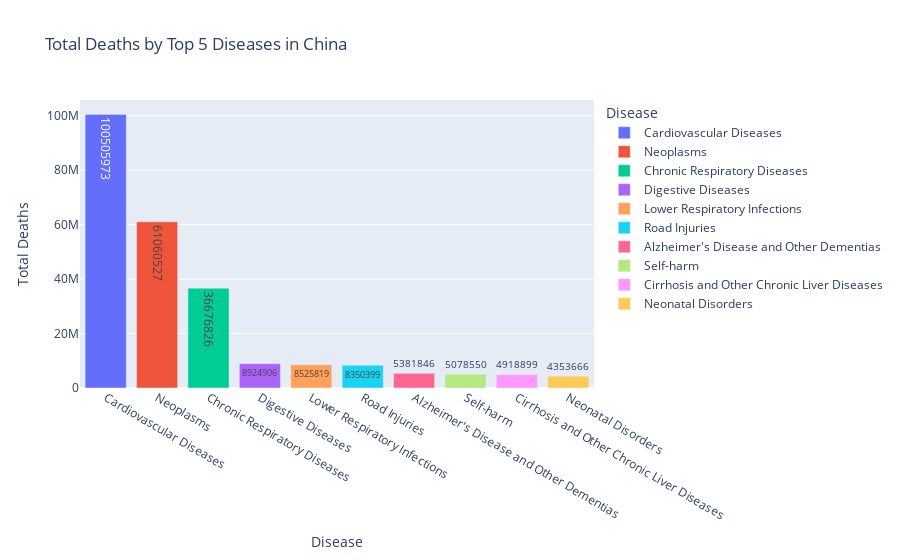
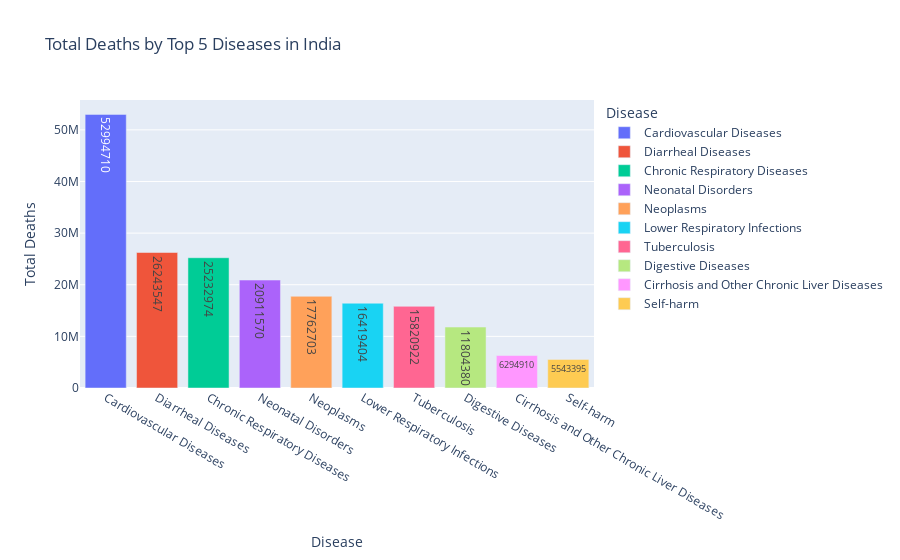
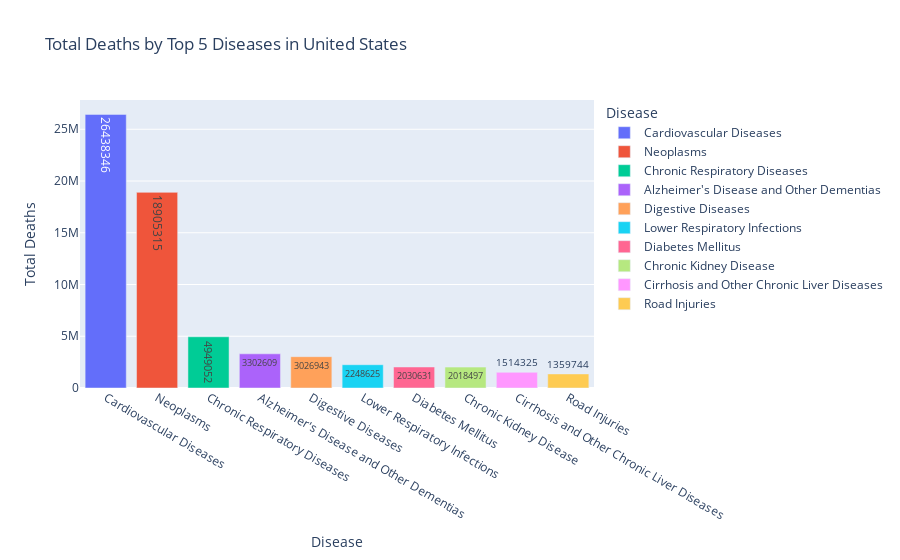
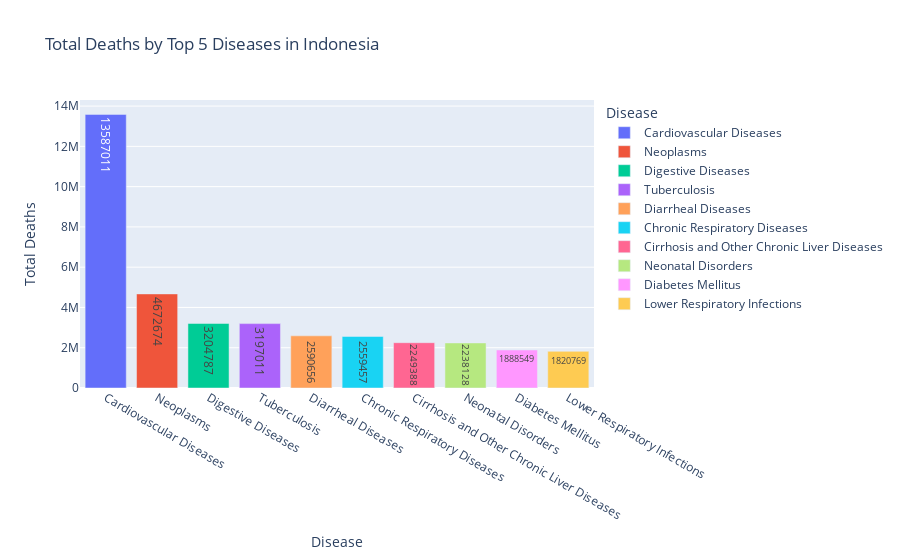

Notebook cell for these charts, in order:
### Markdown cell above
##### *****Most Common Death Causing Diseases in 5 Most Populated Countries*****

### Code cell
# Step 1: Filter the data for the top 5 populated countries
top_5_countries = ["China", "India", "United States", "Indonesia", "Pakistan"]
filtered_data = df[df['Country/Territory'].isin(top_5_countries)]

# Step 2: Identify the top 5 diseases for each country
top_diseases_dict = {}

# Find top 5 diseases causing deaths for each country
for country in top_5_countries:
    country_data = filtered_data[filtered_data['Country/Territory'] == country]
    top_diseases = country_data[cause_of_deaths].sum().nlargest(10).index.tolist()
    top_diseases_dict[country] = top_diseases

# Step 3: Create bar charts for each country
for country in top_5_countries:
    # Get the top diseases to visualize
    diseases_to_plot = top_diseases_dict[country]

    # Filter data for this country and the selected top diseases
    disease_data = filtered_data[filtered_data['Country/Territory'] == country][diseases_to_plot]

    # Calculate the total deaths by disease
    total_deaths_by_disease = disease_data.sum().reset_index()
    total_deaths_by_disease.columns = ['Disease', 'Total_Deaths']

    # Create the bar chart
    fig = px.bar(total_deaths_by_disease, x='Disease', y='Total_Deaths',
                  title=f'Total Deaths by Top 5 Diseases in {country}',
                  labels={'Total_Deaths': 'Total Deaths', 'Disease': 'Disease'},
                  color='Disease',
                  text='Total_Deaths')  # Optional: Show total deaths on the bars

    # Show the plot
    fig.show()

### Figure 1 — Plotly figure (JSON) as saved in the notebook; plotly's stock layout.template omitted (floating-point values rounded to 4 significant figures)
{"data": [{"alignmentgroup": "True", "hovertemplate": "Disease=%{x}<br>Total Deaths=%{text}<extra></extra>", "legendgroup": "Cardiovascular Diseases", "marker": {"color": "#636efa", "pattern": {"shape": ""}}, "name": "Cardiovascular Diseases", "offsetgroup": "Cardiovascular Diseases", "orientation": "v", "showlegend": true, "text": [100505973], "textposition": "auto", "type": "bar", "x": ["Cardiovascular Diseases"], "xaxis": "x", "y": [100505973], "yaxis": "y"}, {"alignmentgroup": "True", "hovertemplate": "Disease=%{x}<br>Total Deaths=%{text}<extra></extra>", "legendgroup": "Neoplasms", "marker": {"color": "#EF553B", "pattern": {"shape": ""}}, "name": "Neoplasms", "offsetgroup": "Neoplasms", "orientation": "v", "showlegend": true, "text": [61060527], "textposition": "auto", "type": "bar", "x": ["Neoplasms"], "xaxis": "x", "y": [61060527], "yaxis": "y"}, {"alignmentgroup": "True", "hovertemplate": "Disease=%{x}<br>Total Deaths=%{text}<extra></extra>", "legendgroup": "Chronic Respiratory Diseases", "marker": {"color": "#00cc96", "pattern": {"shape": ""}}, "name": "Chronic Respiratory Diseases", "offsetgroup": "Chronic Respiratory Diseases", "orientation": "v", "showlegend": true, "text": [36676826], "textposition": "auto", "type": "bar", "x": ["Chronic Respiratory Diseases"], "xaxis": "x", "y": [36676826], "yaxis": "y"}, {"alignmentgroup": "True", "hovertemplate": "Disease=%{x}<br>Total Deaths=%{text}<extra></extra>", "legendgroup": "Digestive Diseases", "marker": {"color": "#ab63fa", "pattern": {"shape": ""}}, "name": "Digestive Diseases", "offsetgroup": "Digestive Diseases", "orientation": "v", "showlegend": true, "text": [8924906], "textposition": "auto", "type": "bar", "x": ["Digestive Diseases"], "xaxis": "x", "y": [8924906], "yaxis": "y"}, {"alignmentgroup": "True", "hovertemplate": "Disease=%{x}<br>Total Deaths=%{text}<extra></extra>", "legendgroup": "Lower Respiratory Infections", "marker": {"color": "#FFA15A", "pattern": {"shape": ""}}, "name": "Lower Respiratory Infections", "offsetgroup": "Lower Respiratory Infections", "orientation": "v", "showlegend": true, "text": [8525819], "textposition": "auto", "type": "bar", "x": ["Lower Respiratory Infections"], "xaxis": "x", "y": [8525819], "yaxis": "y"}, {"alignmentgroup": "True", "hovertemplate": "Disease=%{x}<br>Total Deaths=%{text}<extra></extra>", "legendgroup": "Road Injuries", "marker": {"color": "#19d3f3", "pattern": {"shape": ""}}, "name": "Road Injuries", "offsetgroup": "Road Injuries", "orientation": "v", "showlegend": true, "text": [8350399], "textposition": "auto", "type": "bar", "x": ["Road Injuries"], "xaxis": "x", "y": [8350399], "yaxis": "y"}, {"alignmentgroup": "True", "hovertemplate": "Disease=%{x}<br>Total Deaths=%{text}<extra></extra>", "legendgroup": "Alzheimer's Disease and Other Dementias", "marker": {"color": "#FF6692", "pattern": {"shape": ""}}, "name": "Alzheimer's Disease and Other Dementias", "offsetgroup": "Alzheimer's Disease and Other Dementias", "orientation": "v", "showlegend": true, "text": [5381846], "textposition": "auto", "type": "bar", "x": ["Alzheimer's Disease and Other Dementias"], "xaxis": "x", "y": [5381846], "yaxis": "y"}, {"alignmentgroup": "True", "hovertemplate": "Disease=%{x}<br>Total Deaths=%{text}<extra></extra>", "legendgroup": "Self-harm", "marker": {"color": "#B6E880", "pattern": {"shape": ""}}, "name": "Self-harm", "offsetgroup": "Self-harm", "orientation": "v", "showlegend": true, "text": [5078550], "textposition": "auto", "type": "bar", "x": ["Self-harm"], "xaxis": "x", "y": [5078550], "yaxis": "y"}, {"alignmentgroup": "True", "hovertemplate": "Disease=%{x}<br>Total Deaths=%{text}<extra></extra>", "legendgroup": "Cirrhosis and Other Chronic Liver Diseases", "marker": {"color": "#FF97FF", "pattern": {"shape": ""}}, "name": "Cirrhosis and Other Chronic Liver Diseases", "offsetgroup": "Cirrhosis and Other Chronic Liver Diseases", "orientation": "v", "showlegend": true, "text": [4918899], "textposition": "auto", "type": "bar", "x": ["Cirrhosis and Other Chronic Liver Diseases"], "xaxis": "x", "y": [4918899], "yaxis": "y"}, {"alignmentgroup": "True", "hovertemplate": "Disease=%{x}<br>Total Deaths=%{text}<extra></extra>", "legendgroup": "Neonatal Disorders", "marker": {"color": "#FECB52", "pattern": {"shape": ""}}, "name": "Neonatal Disorders", "offsetgroup": "Neonatal Disorders", "orientation": "v", "showlegend": true, "text": [4353666], "textposition": "auto", "type": "bar", "x": ["Neonatal Disorders"], "xaxis": "x", "y": [4353666], "yaxis": "y"}], "layout": {"barmode": "relative", "legend": {"title": {"text": "Disease"}, "tracegroupgap": 0}, "title": {"text": "Total Deaths by Top 5 Diseases in China"}, "xaxis": {"anchor": "y", "categoryarray": ["Cardiovascular Diseases", "Neoplasms", "Chronic Respiratory Diseases", "Digestive Diseases", "Lower Respiratory Infections", "Road Injuries", "Alzheimer's Disease and Other Dementias", "Self-harm", "Cirrhosis and Other Chronic Liver Diseases", "Neonatal Disorders"], "categoryorder": "array", "domain": [0, 1], "title": {"text": "Disease"}}, "yaxis": {"anchor": "x", "domain": [0, 1], "title": {"text": "Total Deaths"}}}}

### Figure 2 — Plotly figure (JSON) as saved in the notebook; plotly's stock layout.template omitted (floating-point values rounded to 4 significant figures)
{"data": [{"alignmentgroup": "True", "hovertemplate": "Disease=%{x}<br>Total Deaths=%{text}<extra></extra>", "legendgroup": "Cardiovascular Diseases", "marker": {"color": "#636efa", "pattern": {"shape": ""}}, "name": "Cardiovascular Diseases", "offsetgroup": "Cardiovascular Diseases", "orientation": "v", "showlegend": true, "text": [52994710], "textposition": "auto", "type": "bar", "x": ["Cardiovascular Diseases"], "xaxis": "x", "y": [52994710], "yaxis": "y"}, {"alignmentgroup": "True", "hovertemplate": "Disease=%{x}<br>Total Deaths=%{text}<extra></extra>", "legendgroup": "Diarrheal Diseases", "marker": {"color": "#EF553B", "pattern": {"shape": ""}}, "name": "Diarrheal Diseases", "offsetgroup": "Diarrheal Diseases", "orientation": "v", "showlegend": true, "text": [26243547], "textposition": "auto", "type": "bar", "x": ["Diarrheal Diseases"], "xaxis": "x", "y": [26243547], "yaxis": "y"}, {"alignmentgroup": "True", "hovertemplate": "Disease=%{x}<br>Total Deaths=%{text}<extra></extra>", "legendgroup": "Chronic Respiratory Diseases", "marker": {"color": "#00cc96", "pattern": {"shape": ""}}, "name": "Chronic Respiratory Diseases", "offsetgroup": "Chronic Respiratory Diseases", "orientation": "v", "showlegend": true, "text": [25232974], "textposition": "auto", "type": "bar", "x": ["Chronic Respiratory Diseases"], "xaxis": "x", "y": [25232974], "yaxis": "y"}, {"alignmentgroup": "True", "hovertemplate": "Disease=%{x}<br>Total Deaths=%{text}<extra></extra>", "legendgroup": "Neonatal Disorders", "marker": {"color": "#ab63fa", "pattern": {"shape": ""}}, "name": "Neonatal Disorders", "offsetgroup": "Neonatal Disorders", "orientation": "v", "showlegend": true, "text": [20911570], "textposition": "auto", "type": "bar", "x": ["Neonatal Disorders"], "xaxis": "x", "y": [20911570], "yaxis": "y"}, {"alignmentgroup": "True", "hovertemplate": "Disease=%{x}<br>Total Deaths=%{text}<extra></extra>", "legendgroup": "Neoplasms", "marker": {"color": "#FFA15A", "pattern": {"shape": ""}}, "name": "Neoplasms", "offsetgroup": "Neoplasms", "orientation": "v", "showlegend": true, "text": [17762703], "textposition": "auto", "type": "bar", "x": ["Neoplasms"], "xaxis": "x", "y": [17762703], "yaxis": "y"}, {"alignmentgroup": "True", "hovertemplate": "Disease=%{x}<br>Total Deaths=%{text}<extra></extra>", "legendgroup": "Lower Respiratory Infections", "marker": {"color": "#19d3f3", "pattern": {"shape": ""}}, "name": "Lower Respiratory Infections", "offsetgroup": "Lower Respiratory Infections", "orientation": "v", "showlegend": true, "text": [16419404], "textposition": "auto", "type": "bar", "x": ["Lower Respiratory Infections"], "xaxis": "x", "y": [16419404], "yaxis": "y"}, {"alignmentgroup": "True", "hovertemplate": "Disease=%{x}<br>Total Deaths=%{text}<extra></extra>", "legendgroup": "Tuberculosis", "marker": {"color": "#FF6692", "pattern": {"shape": ""}}, "name": "Tuberculosis", "offsetgroup": "Tuberculosis", "orientation": "v", "showlegend": true, "text": [15820922], "textposition": "auto", "type": "bar", "x": ["Tuberculosis"], "xaxis": "x", "y": [15820922], "yaxis": "y"}, {"alignmentgroup": "True", "hovertemplate": "Disease=%{x}<br>Total Deaths=%{text}<extra></extra>", "legendgroup": "Digestive Diseases", "marker": {"color": "#B6E880", "pattern": {"shape": ""}}, "name": "Digestive Diseases", "offsetgroup": "Digestive Diseases", "orientation": "v", "showlegend": true, "text": [11804380], "textposition": "auto", "type": "bar", "x": ["Digestive Diseases"], "xaxis": "x", "y": [11804380], "yaxis": "y"}, {"alignmentgroup": "True", "hovertemplate": "Disease=%{x}<br>Total Deaths=%{text}<extra></extra>", "legendgroup": "Cirrhosis and Other Chronic Liver Diseases", "marker": {"color": "#FF97FF", "pattern": {"shape": ""}}, "name": "Cirrhosis and Other Chronic Liver Diseases", "offsetgroup": "Cirrhosis and Other Chronic Liver Diseases", "orientation": "v", "showlegend": true, "text": [6294910], "textposition": "auto", "type": "bar", "x": ["Cirrhosis and Other Chronic Liver Diseases"], "xaxis": "x", "y": [6294910], "yaxis": "y"}, {"alignmentgroup": "True", "hovertemplate": "Disease=%{x}<br>Total Deaths=%{text}<extra></extra>", "legendgroup": "Self-harm", "marker": {"color": "#FECB52", "pattern": {"shape": ""}}, "name": "Self-harm", "offsetgroup": "Self-harm", "orientation": "v", "showlegend": true, "text": [5543395], "textposition": "auto", "type": "bar", "x": ["Self-harm"], "xaxis": "x", "y": [5543395], "yaxis": "y"}], "layout": {"barmode": "relative", "legend": {"title": {"text": "Disease"}, "tracegroupgap": 0}, "title": {"text": "Total Deaths by Top 5 Diseases in India"}, "xaxis": {"anchor": "y", "categoryarray": ["Cardiovascular Diseases", "Diarrheal Diseases", "Chronic Respiratory Diseases", "Neonatal Disorders", "Neoplasms", "Lower Respiratory Infections", "Tuberculosis", "Digestive Diseases", "Cirrhosis and Other Chronic Liver Diseases", "Self-harm"], "categoryorder": "array", "domain": [0, 1], "title": {"text": "Disease"}}, "yaxis": {"anchor": "x", "domain": [0, 1], "title": {"text": "Total Deaths"}}}}

### Figure 3 — Plotly figure (JSON) as saved in the notebook; plotly's stock layout.template omitted (floating-point values rounded to 4 significant figures)
{"data": [{"alignmentgroup": "True", "hovertemplate": "Disease=%{x}<br>Total Deaths=%{text}<extra></extra>", "legendgroup": "Cardiovascular Diseases", "marker": {"color": "#636efa", "pattern": {"shape": ""}}, "name": "Cardiovascular Diseases", "offsetgroup": "Cardiovascular Diseases", "orientation": "v", "showlegend": true, "text": [26438346], "textposition": "auto", "type": "bar", "x": ["Cardiovascular Diseases"], "xaxis": "x", "y": [26438346], "yaxis": "y"}, {"alignmentgroup": "True", "hovertemplate": "Disease=%{x}<br>Total Deaths=%{text}<extra></extra>", "legendgroup": "Neoplasms", "marker": {"color": "#EF553B", "pattern": {"shape": ""}}, "name": "Neoplasms", "offsetgroup": "Neoplasms", "orientation": "v", "showlegend": true, "text": [18905315], "textposition": "auto", "type": "bar", "x": ["Neoplasms"], "xaxis": "x", "y": [18905315], "yaxis": "y"}, {"alignmentgroup": "True", "hovertemplate": "Disease=%{x}<br>Total Deaths=%{text}<extra></extra>", "legendgroup": "Chronic Respiratory Diseases", "marker": {"color": "#00cc96", "pattern": {"shape": ""}}, "name": "Chronic Respiratory Diseases", "offsetgroup": "Chronic Respiratory Diseases", "orientation": "v", "showlegend": true, "text": [4949052], "textposition": "auto", "type": "bar", "x": ["Chronic Respiratory Diseases"], "xaxis": "x", "y": [4949052], "yaxis": "y"}, {"alignmentgroup": "True", "hovertemplate": "Disease=%{x}<br>Total Deaths=%{text}<extra></extra>", "legendgroup": "Alzheimer's Disease and Other Dementias", "marker": {"color": "#ab63fa", "pattern": {"shape": ""}}, "name": "Alzheimer's Disease and Other Dementias", "offsetgroup": "Alzheimer's Disease and Other Dementias", "orientation": "v", "showlegend": true, "text": [3302609], "textposition": "auto", "type": "bar", "x": ["Alzheimer's Disease and Other Dementias"], "xaxis": "x", "y": [3302609], "yaxis": "y"}, {"alignmentgroup": "True", "hovertemplate": "Disease=%{x}<br>Total Deaths=%{text}<extra></extra>", "legendgroup": "Digestive Diseases", "marker": {"color": "#FFA15A", "pattern": {"shape": ""}}, "name": "Digestive Diseases", "offsetgroup": "Digestive Diseases", "orientation": "v", "showlegend": true, "text": [3026943], "textposition": "auto", "type": "bar", "x": ["Digestive Diseases"], "xaxis": "x", "y": [3026943], "yaxis": "y"}, {"alignmentgroup": "True", "hovertemplate": "Disease=%{x}<br>Total Deaths=%{text}<extra></extra>", "legendgroup": "Lower Respiratory Infections", "marker": {"color": "#19d3f3", "pattern": {"shape": ""}}, "name": "Lower Respiratory Infections", "offsetgroup": "Lower Respiratory Infections", "orientation": "v", "showlegend": true, "text": [2248625], "textposition": "auto", "type": "bar", "x": ["Lower Respiratory Infections"], "xaxis": "x", "y": [2248625], "yaxis": "y"}, {"alignmentgroup": "True", "hovertemplate": "Disease=%{x}<br>Total Deaths=%{text}<extra></extra>", "legendgroup": "Diabetes Mellitus", "marker": {"color": "#FF6692", "pattern": {"shape": ""}}, "name": "Diabetes Mellitus", "offsetgroup": "Diabetes Mellitus", "orientation": "v", "showlegend": true, "text": [2030631], "textposition": "auto", "type": "bar", "x": ["Diabetes Mellitus"], "xaxis": "x", "y": [2030631], "yaxis": "y"}, {"alignmentgroup": "True", "hovertemplate": "Disease=%{x}<br>Total Deaths=%{text}<extra></extra>", "legendgroup": "Chronic Kidney Disease", "marker": {"color": "#B6E880", "pattern": {"shape": ""}}, "name": "Chronic Kidney Disease", "offsetgroup": "Chronic Kidney Disease", "orientation": "v", "showlegend": true, "text": [2018497], "textposition": "auto", "type": "bar", "x": ["Chronic Kidney Disease"], "xaxis": "x", "y": [2018497], "yaxis": "y"}, {"alignmentgroup": "True", "hovertemplate": "Disease=%{x}<br>Total Deaths=%{text}<extra></extra>", "legendgroup": "Cirrhosis and Other Chronic Liver Diseases", "marker": {"color": "#FF97FF", "pattern": {"shape": ""}}, "name": "Cirrhosis and Other Chronic Liver Diseases", "offsetgroup": "Cirrhosis and Other Chronic Liver Diseases", "orientation": "v", "showlegend": true, "text": [1514325], "textposition": "auto", "type": "bar", "x": ["Cirrhosis and Other Chronic Liver Diseases"], "xaxis": "x", "y": [1514325], "yaxis": "y"}, {"alignmentgroup": "True", "hovertemplate": "Disease=%{x}<br>Total Deaths=%{text}<extra></extra>", "legendgroup": "Road Injuries", "marker": {"color": "#FECB52", "pattern": {"shape": ""}}, "name": "Road Injuries", "offsetgroup": "Road Injuries", "orientation": "v", "showlegend": true, "text": [1359744], "textposition": "auto", "type": "bar", "x": ["Road Injuries"], "xaxis": "x", "y": [1359744], "yaxis": "y"}], "layout": {"barmode": "relative", "legend": {"title": {"text": "Disease"}, "tracegroupgap": 0}, "title": {"text": "Total Deaths by Top 5 Diseases in United States"}, "xaxis": {"anchor": "y", "categoryarray": ["Cardiovascular Diseases", "Neoplasms", "Chronic Respiratory Diseases", "Alzheimer's Disease and Other Dementias", "Digestive Diseases", "Lower Respiratory Infections", "Diabetes Mellitus", "Chronic Kidney Disease", "Cirrhosis and Other Chronic Liver Diseases", "Road Injuries"], "categoryorder": "array", "domain": [0, 1], "title": {"text": "Disease"}}, "yaxis": {"anchor": "x", "domain": [0, 1], "title": {"text": "Total Deaths"}}}}

### Figure 4 — Plotly figure (JSON) as saved in the notebook; plotly's stock layout.template omitted (floating-point values rounded to 4 significant figures)
{"data": [{"alignmentgroup": "True", "hovertemplate": "Disease=%{x}<br>Total Deaths=%{text}<extra></extra>", "legendgroup": "Cardiovascular Diseases", "marker": {"color": "#636efa", "pattern": {"shape": ""}}, "name": "Cardiovascular Diseases", "offsetgroup": "Cardiovascular Diseases", "orientation": "v", "showlegend": true, "text": [13587011], "textposition": "auto", "type": "bar", "x": ["Cardiovascular Diseases"], "xaxis": "x", "y": [13587011], "yaxis": "y"}, {"alignmentgroup": "True", "hovertemplate": "Disease=%{x}<br>Total Deaths=%{text}<extra></extra>", "legendgroup": "Neoplasms", "marker": {"color": "#EF553B", "pattern": {"shape": ""}}, "name": "Neoplasms", "offsetgroup": "Neoplasms", "orientation": "v", "showlegend": true, "text": [4672674], "textposition": "auto", "type": "bar", "x": ["Neoplasms"], "xaxis": "x", "y": [4672674], "yaxis": "y"}, {"alignmentgroup": "True", "hovertemplate": "Disease=%{x}<br>Total Deaths=%{text}<extra></extra>", "legendgroup": "Digestive Diseases", "marker": {"color": "#00cc96", "pattern": {"shape": ""}}, "name": "Digestive Diseases", "offsetgroup": "Digestive Diseases", "orientation": "v", "showlegend": true, "text": [3204787], "textposition": "auto", "type": "bar", "x": ["Digestive Diseases"], "xaxis": "x", "y": [3204787], "yaxis": "y"}, {"alignmentgroup": "True", "hovertemplate": "Disease=%{x}<br>Total Deaths=%{text}<extra></extra>", "legendgroup": "Tuberculosis", "marker": {"color": "#ab63fa", "pattern": {"shape": ""}}, "name": "Tuberculosis", "offsetgroup": "Tuberculosis", "orientation": "v", "showlegend": true, "text": [3197011], "textposition": "auto", "type": "bar", "x": ["Tuberculosis"], "xaxis": "x", "y": [3197011], "yaxis": "y"}, {"alignmentgroup": "True", "hovertemplate": "Disease=%{x}<br>Total Deaths=%{text}<extra></extra>", "legendgroup": "Diarrheal Diseases", "marker": {"color": "#FFA15A", "pattern": {"shape": ""}}, "name": "Diarrheal Diseases", "offsetgroup": "Diarrheal Diseases", "orientation": "v", "showlegend": true, "text": [2590656], "textposition": "auto", "type": "bar", "x": ["Diarrheal Diseases"], "xaxis": "x", "y": [2590656], "yaxis": "y"}, {"alignmentgroup": "True", "hovertemplate": "Disease=%{x}<br>Total Deaths=%{text}<extra></extra>", "legendgroup": "Chronic Respiratory Diseases", "marker": {"color": "#19d3f3", "pattern": {"shape": ""}}, "name": "Chronic Respiratory Diseases", "offsetgroup": "Chronic Respiratory Diseases", "orientation": "v", "showlegend": true, "text": [2559457], "textposition": "auto", "type": "bar", "x": ["Chronic Respiratory Diseases"], "xaxis": "x", "y": [2559457], "yaxis": "y"}, {"alignmentgroup": "True", "hovertemplate": "Disease=%{x}<br>Total Deaths=%{text}<extra></extra>", "legendgroup": "Cirrhosis and Other Chronic Liver Diseases", "marker": {"color": "#FF6692", "pattern": {"shape": ""}}, "name": "Cirrhosis and Other Chronic Liver Diseases", "offsetgroup": "Cirrhosis and Other Chronic Liver Diseases", "orientation": "v", "showlegend": true, "text": [2249388], "textposition": "auto", "type": "bar", "x": ["Cirrhosis and Other Chronic Liver Diseases"], "xaxis": "x", "y": [2249388], "yaxis": "y"}, {"alignmentgroup": "True", "hovertemplate": "Disease=%{x}<br>Total Deaths=%{text}<extra></extra>", "legendgroup": "Neonatal Disorders", "marker": {"color": "#B6E880", "pattern": {"shape": ""}}, "name": "Neonatal Disorders", "offsetgroup": "Neonatal Disorders", "orientation": "v", "showlegend": true, "text": [2238128], "textposition": "auto", "type": "bar", "x": ["Neonatal Disorders"], "xaxis": "x", "y": [2238128], "yaxis": "y"}, {"alignmentgroup": "True", "hovertemplate": "Disease=%{x}<br>Total Deaths=%{text}<extra></extra>", "legendgroup": "Diabetes Mellitus", "marker": {"color": "#FF97FF", "pattern": {"shape": ""}}, "name": "Diabetes Mellitus", "offsetgroup": "Diabetes Mellitus", "orientation": "v", "showlegend": true, "text": [1888549], "textposition": "auto", "type": "bar", "x": ["Diabetes Mellitus"], "xaxis": "x", "y": [1888549], "yaxis": "y"}, {"alignmentgroup": "True", "hovertemplate": "Disease=%{x}<br>Total Deaths=%{text}<extra></extra>", "legendgroup": "Lower Respiratory Infections", "marker": {"color": "#FECB52", "pattern": {"shape": ""}}, "name": "Lower Respiratory Infections", "offsetgroup": "Lower Respiratory Infections", "orientation": "v", "showlegend": true, "text": [1820769], "textposition": "auto", "type": "bar", "x": ["Lower Respiratory Infections"], "xaxis": "x", "y": [1820769], "yaxis": "y"}], "layout": {"barmode": "relative", "legend": {"title": {"text": "Disease"}, "tracegroupgap": 0}, "title": {"text": "Total Deaths by Top 5 Diseases in Indonesia"}, "xaxis": {"anchor": "y", "categoryarray": ["Cardiovascular Diseases", "Neoplasms", "Digestive Diseases", "Tuberculosis", "Diarrheal Diseases", "Chronic Respiratory Diseases", "Cirrhosis and Other Chronic Liver Diseases", "Neonatal Disorders", "Diabetes Mellitus", "Lower Respiratory Infections"], "categoryorder": "array", "domain": [0, 1], "title": {"text": "Disease"}}, "yaxis": {"anchor": "x", "domain": [0, 1], "title": {"text": "Total Deaths"}}}}
